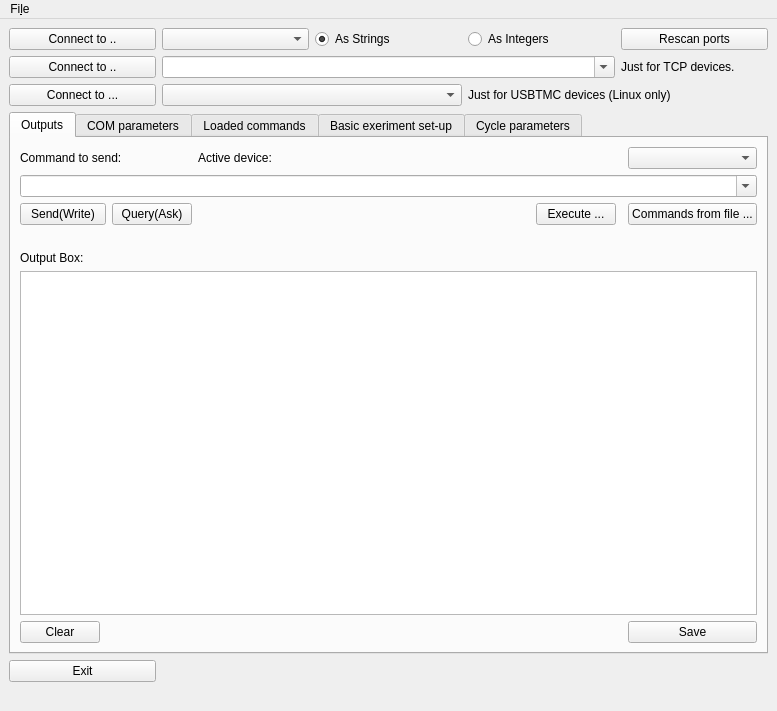
<?xml version="1.0" encoding="UTF-8"?>
<ui version="4.0">
 <class>SDM</class>
 <widget class="QMainWindow" name="SDM">
  <property name="geometry">
   <rect>
    <x>0</x>
    <y>0</y>
    <width>777</width>
    <height>711</height>
   </rect>
  </property>
  <property name="windowTitle">
   <string>Simple Device Monitor</string>
  </property>
  <widget class="QWidget" name="centralwidget">
   <layout class="QGridLayout" name="gridLayout_2">
    <item row="1" column="1" colspan="3">
     <widget class="QComboBox" name="ipBox">
      <property name="editable">
       <bool>true</bool>
      </property>
     </widget>
    </item>
    <item row="2" column="1" colspan="2">
     <widget class="QComboBox" name="usbtmcBox"/>
    </item>
    <item row="5" column="0" colspan="5">
     <widget class="QLabel" name="statusbar">
      <property name="text">
       <string/>
      </property>
     </widget>
    </item>
    <item row="0" column="2">
     <widget class="QRadioButton" name="strCheckBox">
      <property name="text">
       <string>As Strings</string>
      </property>
      <property name="checked">
       <bool>true</bool>
      </property>
     </widget>
    </item>
    <item row="0" column="3">
     <widget class="QRadioButton" name="intCheckBox">
      <property name="text">
       <string>As Integers</string>
      </property>
     </widget>
    </item>
    <item row="0" column="4">
     <widget class="QPushButton" name="rescanButton">
      <property name="text">
       <string>Rescan ports</string>
      </property>
     </widget>
    </item>
    <item row="0" column="0">
     <widget class="QPushButton" name="connectButton">
      <property name="text">
       <string>Connect to ..</string>
      </property>
     </widget>
    </item>
    <item row="0" column="1">
     <widget class="QComboBox" name="comPortBox"/>
    </item>
    <item row="2" column="3" colspan="2">
     <widget class="QLabel" name="label_5">
      <property name="text">
       <string>Just for USBTMC devices (Linux only)</string>
      </property>
     </widget>
    </item>
    <item row="1" column="0">
     <widget class="QPushButton" name="useIPButton">
      <property name="text">
       <string>Connect to ..</string>
      </property>
     </widget>
    </item>
    <item row="1" column="4">
     <widget class="QLabel" name="label_3">
      <property name="text">
       <string>Just for TCP devices.</string>
      </property>
     </widget>
    </item>
    <item row="2" column="0">
     <widget class="QPushButton" name="connect_usbtmc_Button">
      <property name="text">
       <string>Connect to ...</string>
      </property>
     </widget>
    </item>
    <item row="4" column="0">
     <widget class="QPushButton" name="quitButton">
      <property name="text">
       <string>Exit</string>
      </property>
     </widget>
    </item>
    <item row="3" column="0" colspan="5">
     <widget class="QTabWidget" name="tabWidget">
      <property name="currentIndex">
       <number>0</number>
      </property>
      <widget class="QWidget" name="outTab">
       <attribute name="title">
        <string>Outputs</string>
       </attribute>
       <layout class="QGridLayout" name="gridLayout_3">
        <item row="5" column="0" colspan="7">
         <widget class="QTextEdit" name="output_box"/>
        </item>
        <item row="0" column="6">
         <widget class="QComboBox" name="activeDeviceBox"/>
        </item>
        <item row="0" column="3" colspan="2">
         <widget class="QLabel" name="label_4">
          <property name="text">
           <string>Active device:</string>
          </property>
         </widget>
        </item>
        <item row="4" column="0" colspan="2">
         <widget class="QLabel" name="label_2">
          <property name="text">
           <string>Output Box:</string>
          </property>
         </widget>
        </item>
        <item row="6" column="0">
         <widget class="QPushButton" name="clearButton">
          <property name="text">
           <string>Clear</string>
          </property>
         </widget>
        </item>
        <item row="2" column="3">
         <spacer name="horizontalSpacer">
          <property name="orientation">
           <enum>Qt::Horizontal</enum>
          </property>
          <property name="sizeHint" stdset="0">
           <size>
            <width>213</width>
            <height>20</height>
           </size>
          </property>
         </spacer>
        </item>
        <item row="6" column="1" colspan="5">
         <spacer name="horizontalSpacer_2">
          <property name="orientation">
           <enum>Qt::Horizontal</enum>
          </property>
          <property name="sizeHint" stdset="0">
           <size>
            <width>263</width>
            <height>20</height>
           </size>
          </property>
         </spacer>
        </item>
        <item row="6" column="6">
         <widget class="QPushButton" name="saveButton">
          <property name="text">
           <string>Save</string>
          </property>
         </widget>
        </item>
        <item row="2" column="6">
         <widget class="QPushButton" name="fileCommands">
          <property name="text">
           <string>Commands from file ...</string>
          </property>
         </widget>
        </item>
        <item row="3" column="0" colspan="7">
         <widget class="QLabel" name="infoLabel">
          <property name="text">
           <string/>
          </property>
         </widget>
        </item>
        <item row="2" column="4">
         <widget class="QPushButton" name="executeCmdsButton">
          <property name="text">
           <string>Execute ...</string>
          </property>
         </widget>
        </item>
        <item row="2" column="0" colspan="2">
         <widget class="QPushButton" name="sendButton">
          <property name="text">
           <string>Send(Write)</string>
          </property>
         </widget>
        </item>
        <item row="2" column="2">
         <widget class="QPushButton" name="queryButton">
          <property name="text">
           <string>Query(Ask)</string>
          </property>
         </widget>
        </item>
        <item row="0" column="0" colspan="3">
         <widget class="QLabel" name="label">
          <property name="text">
           <string>Command to send:</string>
          </property>
         </widget>
        </item>
        <item row="1" column="0" colspan="7">
         <widget class="QComboBox" name="command_entry">
          <property name="editable">
           <bool>true</bool>
          </property>
         </widget>
        </item>
       </layout>
      </widget>
      <widget class="QWidget" name="comTab">
       <attribute name="title">
        <string>COM parameters</string>
       </attribute>
       <layout class="QGridLayout" name="gridLayout">
        <item row="0" column="0">
         <widget class="SerialPortWidget" name="com_params_widget" native="true"/>
        </item>
        <item row="1" column="0">
         <spacer name="verticalSpacer">
          <property name="orientation">
           <enum>Qt::Vertical</enum>
          </property>
          <property name="sizeHint" stdset="0">
           <size>
            <width>20</width>
            <height>40</height>
           </size>
          </property>
         </spacer>
        </item>
       </layout>
      </widget>
      <widget class="QWidget" name="commands_tab">
       <attribute name="title">
        <string>Loaded commands</string>
       </attribute>
       <layout class="QGridLayout" name="gridLayout_4">
        <item row="0" column="0" colspan="2">
         <widget class="QTextEdit" name="commands_view"/>
        </item>
        <item row="1" column="0">
         <widget class="QLabel" name="label_6">
          <property name="text">
           <string>Delay between commands:</string>
          </property>
         </widget>
        </item>
        <item row="1" column="1">
         <widget class="QSpinBox" name="delay_between_commands_box">
          <property name="value">
           <number>1</number>
          </property>
         </widget>
        </item>
       </layout>
      </widget>
      <widget class="QWidget" name="exp_tab">
       <attribute name="title">
        <string>Basic exeriment set-up</string>
       </attribute>
       <layout class="QGridLayout" name="gridLayout_5">
        <item row="4" column="1">
         <widget class="QPushButton" name="end_file_Button">
          <property name="sizePolicy">
           <sizepolicy hsizetype="Fixed" vsizetype="Fixed">
            <horstretch>0</horstretch>
            <verstretch>0</verstretch>
           </sizepolicy>
          </property>
          <property name="text">
           <string>File?</string>
          </property>
         </widget>
        </item>
        <item row="1" column="0">
         <widget class="QLabel" name="label_7">
          <property name="text">
           <string>Init file:</string>
          </property>
         </widget>
        </item>
        <item row="1" column="1">
         <widget class="QPushButton" name="init_file_Button">
          <property name="sizePolicy">
           <sizepolicy hsizetype="Fixed" vsizetype="Fixed">
            <horstretch>0</horstretch>
            <verstretch>0</verstretch>
           </sizepolicy>
          </property>
          <property name="text">
           <string>File?</string>
          </property>
         </widget>
        </item>
        <item row="0" column="0">
         <widget class="QLabel" name="label_8">
          <property name="text">
           <string>Device to work with:</string>
          </property>
         </widget>
        </item>
        <item row="0" column="1" colspan="2">
         <widget class="QComboBox" name="active_exp_devBox"/>
        </item>
        <item row="5" column="0">
         <widget class="QPushButton" name="save_exp_btn">
          <property name="text">
           <string>Save</string>
          </property>
         </widget>
        </item>
        <item row="5" column="3">
         <widget class="QPushButton" name="clear_exp_btn">
          <property name="text">
           <string>Clear</string>
          </property>
         </widget>
        </item>
        <item row="4" column="3">
         <widget class="QPushButton" name="execute_end">
          <property name="text">
           <string>Execute</string>
          </property>
         </widget>
        </item>
        <item row="2" column="1">
         <widget class="QPushButton" name="exec_file_Button">
          <property name="sizePolicy">
           <sizepolicy hsizetype="Fixed" vsizetype="Fixed">
            <horstretch>0</horstretch>
            <verstretch>0</verstretch>
           </sizepolicy>
          </property>
          <property name="text">
           <string>File?</string>
          </property>
         </widget>
        </item>
        <item row="4" column="0">
         <widget class="QLabel" name="label_10">
          <property name="text">
           <string>End file:</string>
          </property>
         </widget>
        </item>
        <item row="2" column="0">
         <widget class="QLabel" name="label_9">
          <property name="text">
           <string>Execute commands:</string>
          </property>
         </widget>
        </item>
        <item row="6" column="0" colspan="4">
         <widget class="QTextEdit" name="exp_output_box"/>
        </item>
        <item row="5" column="1" colspan="2">
         <widget class="QLineEdit" name="expIterEntry">
          <property name="inputMask">
           <string/>
          </property>
          <property name="text">
           <string/>
          </property>
          <property name="placeholderText">
           <string>EntryBox</string>
          </property>
         </widget>
        </item>
        <item row="1" column="2">
         <widget class="QLabel" name="initfileLabel">
          <property name="text">
           <string>?</string>
          </property>
         </widget>
        </item>
        <item row="2" column="2">
         <widget class="QLabel" name="expfileLabel">
          <property name="text">
           <string>?</string>
          </property>
         </widget>
        </item>
        <item row="4" column="2">
         <widget class="QLabel" name="endfileLabel">
          <property name="text">
           <string>?</string>
          </property>
         </widget>
        </item>
        <item row="1" column="3">
         <widget class="QPushButton" name="execute_init">
          <property name="text">
           <string>Execute</string>
          </property>
         </widget>
        </item>
        <item row="2" column="3">
         <widget class="QPushButton" name="execute_exp">
          <property name="text">
           <string>Execute</string>
          </property>
         </widget>
        </item>
        <item row="3" column="0" colspan="2">
         <widget class="QCheckBox" name="use_cycle_box">
          <property name="text">
           <string>Use Cycle?</string>
          </property>
         </widget>
        </item>
        <item row="3" column="3">
         <widget class="QPushButton" name="cycle_prams_btn">
          <property name="text">
           <string>Cycle parameters</string>
          </property>
         </widget>
        </item>
       </layout>
      </widget>
      <widget class="QWidget" name="cycle_tab">
       <attribute name="title">
        <string>Cycle parameters</string>
       </attribute>
       <layout class="QGridLayout" name="gridLayout_8">
        <item row="1" column="0">
         <layout class="QGridLayout" name="gridLayout_6">
          <item row="0" column="0">
           <widget class="QRadioButton" name="counts_radio">
            <property name="text">
             <string>Counts</string>
            </property>
            <property name="checked">
             <bool>true</bool>
            </property>
           </widget>
          </item>
          <item row="0" column="1">
           <widget class="QSpinBox" name="counts_box">
            <property name="value">
             <number>1</number>
            </property>
           </widget>
          </item>
          <item row="0" column="2">
           <spacer name="horizontalSpacer_3">
            <property name="orientation">
             <enum>Qt::Horizontal</enum>
            </property>
            <property name="sizeHint" stdset="0">
             <size>
              <width>40</width>
              <height>20</height>
             </size>
            </property>
           </spacer>
          </item>
         </layout>
        </item>
        <item row="1" column="1">
         <widget class="QLabel" name="label_14">
          <property name="text">
           <string>Delay between scripts</string>
          </property>
         </widget>
        </item>
        <item row="1" column="2">
         <widget class="QSpinBox" name="delay_scripts_box"/>
        </item>
        <item row="2" column="0" colspan="3">
         <layout class="QGridLayout" name="gridLayout_7">
          <item row="0" column="0">
           <widget class="QRadioButton" name="step_radio">
            <property name="text">
             <string>Steps from to</string>
            </property>
           </widget>
          </item>
          <item row="0" column="1">
           <spacer name="horizontalSpacer_4">
            <property name="orientation">
             <enum>Qt::Horizontal</enum>
            </property>
            <property name="sizeHint" stdset="0">
             <size>
              <width>508</width>
              <height>20</height>
             </size>
            </property>
           </spacer>
          </item>
          <item row="1" column="0" colspan="2">
           <widget class="QGroupBox" name="groupBox">
            <property name="title">
             <string>Stepping parameters</string>
            </property>
            <layout class="QGridLayout" name="gridLayout_9">
             <item row="3" column="1">
              <spacer name="verticalSpacer_2">
               <property name="orientation">
                <enum>Qt::Vertical</enum>
               </property>
               <property name="sizeHint" stdset="0">
                <size>
                 <width>20</width>
                 <height>161</height>
                </size>
               </property>
              </spacer>
             </item>
             <item row="0" column="6">
              <widget class="QDoubleSpinBox" name="step_box">
               <property name="value">
                <double>0.250000000000000</double>
               </property>
              </widget>
             </item>
             <item row="0" column="7">
              <spacer name="horizontalSpacer_5">
               <property name="orientation">
                <enum>Qt::Horizontal</enum>
               </property>
               <property name="sizeHint" stdset="0">
                <size>
                 <width>137</width>
                 <height>20</height>
                </size>
               </property>
              </spacer>
             </item>
             <item row="1" column="5" colspan="3">
              <spacer name="horizontalSpacer_6">
               <property name="orientation">
                <enum>Qt::Horizontal</enum>
               </property>
               <property name="sizeHint" stdset="0">
                <size>
                 <width>242</width>
                 <height>24</height>
                </size>
               </property>
              </spacer>
             </item>
             <item row="0" column="5">
              <widget class="QLabel" name="label_13">
               <property name="text">
                <string>Step</string>
               </property>
              </widget>
             </item>
             <item row="0" column="1">
              <widget class="QDoubleSpinBox" name="from_box"/>
             </item>
             <item row="0" column="0">
              <widget class="QLabel" name="label_11">
               <property name="text">
                <string>From</string>
               </property>
              </widget>
             </item>
             <item row="0" column="2" colspan="2">
              <widget class="QLabel" name="label_12">
               <property name="text">
                <string>To</string>
               </property>
              </widget>
             </item>
             <item row="0" column="4">
              <widget class="QDoubleSpinBox" name="to_box">
               <property name="value">
                <double>1.000000000000000</double>
               </property>
              </widget>
             </item>
             <item row="2" column="0">
              <widget class="QCheckBox" name="out_variable_box">
               <property name="text">
                <string>Output a step value into EntryBox</string>
               </property>
               <property name="checked">
                <bool>true</bool>
               </property>
              </widget>
             </item>
             <item row="2" column="1" colspan="4">
              <widget class="QLineEdit" name="entry_separator_box">
               <property name="text">
                <string>;</string>
               </property>
              </widget>
             </item>
             <item row="1" column="0">
              <widget class="QCheckBox" name="replace_variable_box">
               <property name="text">
                <string>Replace variable by step value:</string>
               </property>
               <property name="checked">
                <bool>true</bool>
               </property>
              </widget>
             </item>
             <item row="1" column="1" colspan="4">
              <widget class="QLineEdit" name="var_box">
               <property name="text">
                <string>{x}</string>
               </property>
              </widget>
             </item>
             <item row="2" column="5" colspan="3">
              <widget class="QLabel" name="label_15">
               <property name="text">
                <string>&lt;== Separator for EntryBox</string>
               </property>
              </widget>
             </item>
            </layout>
           </widget>
          </item>
         </layout>
        </item>
        <item row="0" column="0" colspan="3">
         <widget class="QPushButton" name="return_exp_btn">
          <property name="text">
           <string>Return to experiment</string>
          </property>
         </widget>
        </item>
       </layout>
      </widget>
     </widget>
    </item>
   </layout>
  </widget>
  <widget class="QMenuBar" name="menubar">
   <property name="geometry">
    <rect>
     <x>0</x>
     <y>0</y>
     <width>777</width>
     <height>31</height>
    </rect>
   </property>
   <widget class="QMenu" name="menuFile">
    <property name="title">
     <string>Fi&amp;le</string>
    </property>
    <addaction name="actionClose"/>
   </widget>
   <addaction name="menuFile"/>
  </widget>
  <action name="actionClose">
   <property name="text">
    <string>Close</string>
   </property>
  </action>
 </widget>
 <customwidgets>
  <customwidget>
   <class>SerialPortWidget</class>
   <extends>QWidget</extends>
   <header>GUI.serialPlotWidget.serialPortWidget</header>
   <container>1</container>
  </customwidget>
 </customwidgets>
 <resources/>
 <connections/>
</ui>
